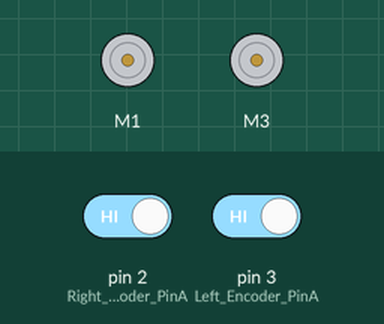
Recording of a sketch running on a simulated Arduino Uno, built with avr-gcc and run on an emulated ATmega328P. Parts: 2 × DC motor (green arrow = forward, orange = backward, longer = faster). Inputs (shaded band) come from the test bench; at power-on: pin 2 (Right_Encoder_PinA) HIGH, pin 3 (Left_Encoder_PinA) HIGH. What the sketch prints to the serial monitor is not drawn.

Above: at 2.5 s.
Timing chart, 0 to 6.6 s (numbered marks = the images above):
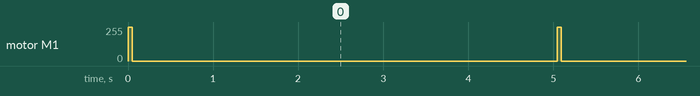

The sketch:

01_open_loop.ino
```cpp
#include "ros_mm.h"
#include <Wire.h>
#include <Adafruit_MotorShield.h>

/* ----------------------------ADAFRUIT MOTOR SHIELD------------------- */
// Create the motor shield object with the default I2C address
// Select which 'port' M1, M2, M3 or M4.

Adafruit_MotorShield AFMS = Adafruit_MotorShield();
Adafruit_DCMotor *RightMotor = AFMS.getMotor(1);
Adafruit_DCMotor *LeftMotor = AFMS.getMotor(3);
/*----------------------------------------------------------------------*/

// Left encoder
#define Left_Encoder_PinA 3
#define Left_Encoder_PinB 8
volatile long Left_Encoder_Ticks = 0;
volatile bool LeftEncoderBSet;

//Right Encoder
#define Right_Encoder_PinA 2
#define Right_Encoder_PinB 7
volatile long Right_Encoder_Ticks = 0;
volatile bool RightEncoderBSet;
/*-----------------------------------------------------------------------*/

void setup() {
  setup_motor_driver();
  Serial.begin(9600);
  Serial.println("pwm     | rpm:");
  //RightMotor->setSpeed(255);
  RightMotor->run(FORWARD);
}

void loop() {
  RightMotor->setSpeed(255);
  RightMotor->run(FORWARD);
  delay(46);
  RightMotor->run(RELEASE);
  delay(5000);


}
```

motor_n_encoder.ino
```cpp
 void setup_motor_driver(){
  AFMS.begin();

  setup_encoder();

  RightMotor->setSpeed(0);
  LeftMotor->setSpeed(0);
  RightMotor->run(FORWARD);
  RightMotor->run(RELEASE);
  LeftMotor->run(FORWARD);
  LeftMotor->run(RELEASE);
 }


void setup_encoder()
{
  // Quadrature encoders
  // Left encoder
  pinMode(Left_Encoder_PinA, INPUT_PULLUP);      // sets pin A as input
  pinMode(Left_Encoder_PinB, INPUT_PULLUP);      // sets pin B as input
  digitalWrite(Left_Encoder_PinA, HIGH);                // turn on pullup resistor
  digitalWrite(Left_Encoder_PinB, HIGH);
  //Attaching interrupt in Left_Enc_PinA.
  attachInterrupt(digitalPinToInterrupt(Left_Encoder_PinA), do_Left_Encoder, RISING);


  // Right encoder
  pinMode(Right_Encoder_PinA, INPUT_PULLUP);      // sets pin A as input
  pinMode(Right_Encoder_PinB, INPUT_PULLUP);      // sets pin B as input
  digitalWrite(Right_Encoder_PinA, HIGH);                // turn on pullup resistor
  digitalWrite(Right_Encoder_PinB, HIGH);
  //Attaching interrupt in Right_Enc_PinA.
  attachInterrupt(digitalPinToInterrupt(Right_Encoder_PinA), do_Right_Encoder, RISING);

}


//do_Left_Encoder() Definitions
void do_Left_Encoder()
{
   // Test transition; since the interrupt will only fire on 'rising' we don't need to read pin A
  LeftEncoderBSet = digitalRead(Left_Encoder_PinB);   // read the input pin
  Left_Encoder_Ticks -= LeftEncoderBSet ? -1 : +1;

}


//do_Right_Encoder() Definitions
void do_Right_Encoder()
{

  RightEncoderBSet = digitalRead(Right_Encoder_PinB);   // read the input pin
  Right_Encoder_Ticks += RightEncoderBSet ? -1 : +1;

}
```

ros_mm.h
```cpp
#ifndef ROS_MM_H
#define ROS_MM_H

#define encoder_pulse   11      // original 13
#define gear_ratio      30      // original 120
#define wheel_diameter  0.069   // same
#define wheel_width     0.027   // same not use in program
#define track_width     0.236   // original 0.276
#define MAX_RPM         320     // original 58
#define pi              3.1415926
#define two_pi          6.2831853
#endif
```

Measured:
- by itself, motor M1: alternates forward 255/255 for 0.05 s and stopped for 5.0 s
